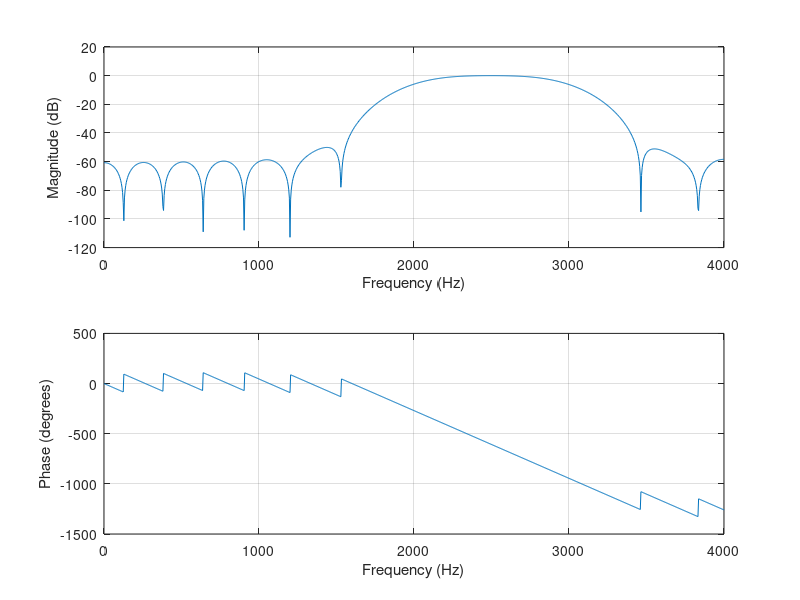

This chart was generated by the following MATLAB code:
f =1000;
fs = 8000;
t = 0:1/fs:1;
x = sin(2*pi*f*t);
plot(t,x);
grid on;
axis([0 6e-3 -1.2 1.2]);
sound(x,fs);

%% just ending that section
f =2000;
fs = 1500;
t = 0:1/fs:1;
x = sin(2*pi*f*t);
plot(t,x);
grid on;
axis([0 6e-3 -1.2 1.2]);
sound(x,fs);

%%
% IIR butterworth band pass and band stop filter design
fs=1000;
kp = 3;
ks = 60;
fp1 = 200;
fp2 = 300;
fs1 = 100;
fs2 = 400;
wp1 = fp1/(fs/2);
wp2 = fp2/(fs/2);
ws1 =  fs1/(fs/2);
ws2 =  fs2/(fs/2);
[N, wc] = buttord([wp1 wp2], [ws1 ws2], kp, ks);
u=[0:.2:4];
v=[0:.4:8];
[x, y] = butter(N, wc, 'bandpass');

freqz(x,y,1000, fs);
%%
% to design FIR filters (band pass /band stop)

N = 30;
fs = 8000;
fc1 = 2000;
fc2 = 3000;

wc1 = fc1/(fs/2);
wc2 = fc2/(fs/2);
h = fir1(N, [wc1, wc2], 'bandpass', hamming(N+1));
freqz(h, 1, 1000, fs);

%%
% how to read value from command line

a = input('Enter a number x(t):');


%%



